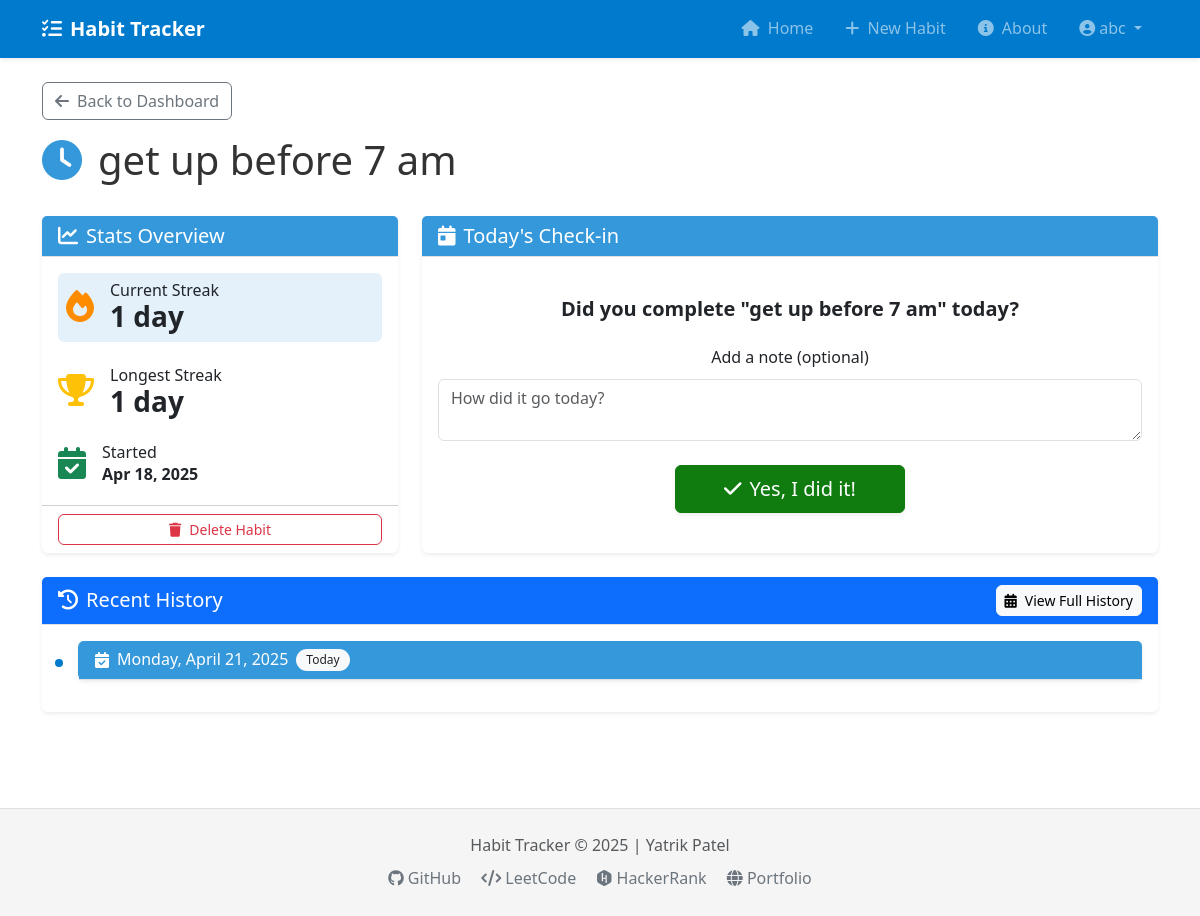
Page /habit/1 (signed in) on the earlier database version.
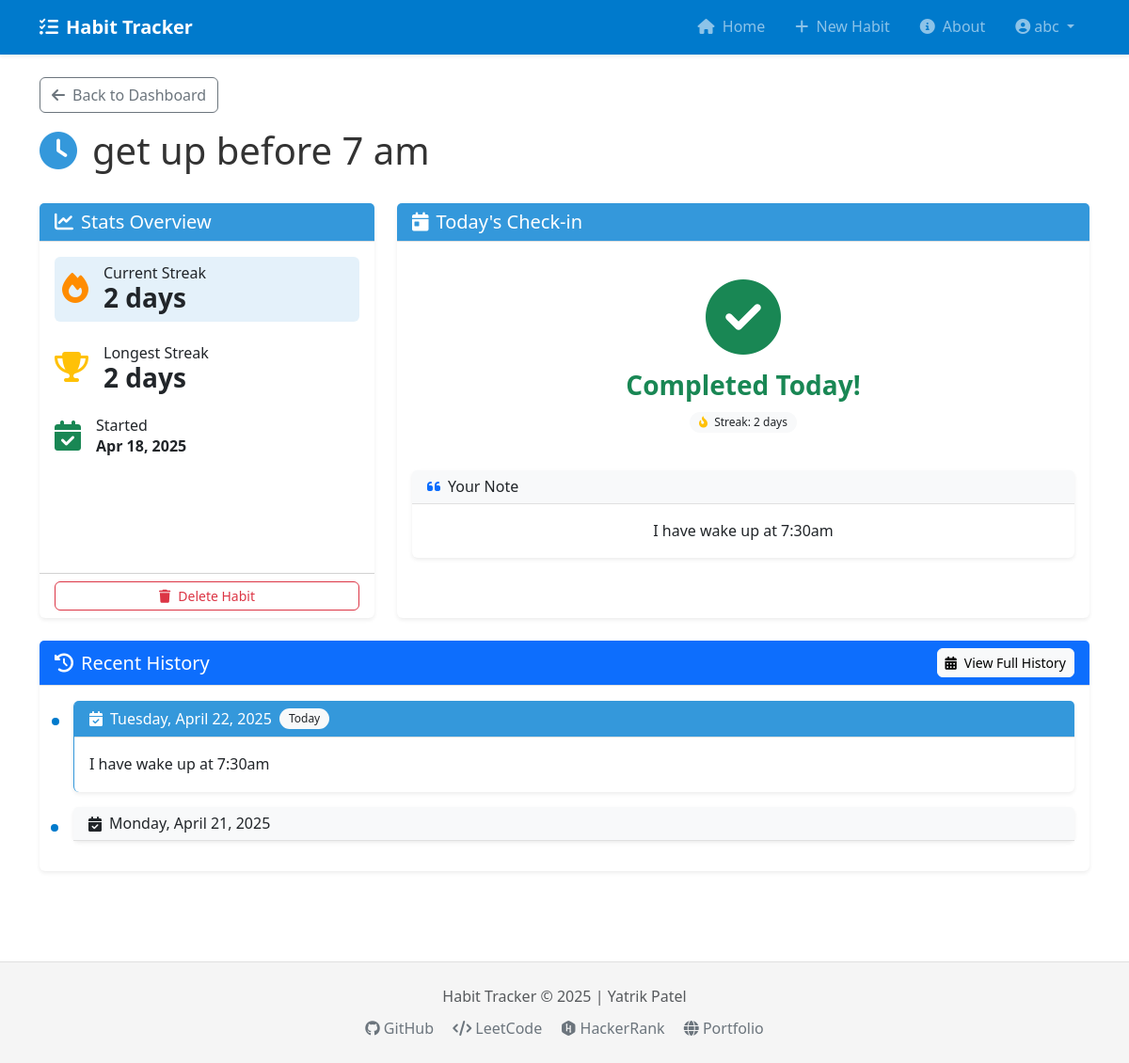
Same page on the later database version.
### models.py (models this page shows, shortened)
class User(db.Model, UserMixin):
    __tablename__ = 'users'
    id = db.Column(db.Integer, primary_key=True)
    username = db.Column(db.String(64), unique=True, nullable=False)
    email = db.Column(db.String(120), unique=True, nullable=False)
    password_hash = db.Column(db.String(128))
    created_at = db.Column(db.DateTime, default=datetime.utcnow)
    habits = db.relationship('Habit', backref='user', lazy=True, cascade="all, delete-orphan")

class Habit(db.Model):
    __tablename__ = 'habits'
    id = db.Column(db.Integer, primary_key=True)
    name = db.Column(db.String(100), nullable=False)
    created_at = db.Column(db.DateTime, default=datetime.utcnow)
    color = db.Column(db.String(7), default="#3498db")  # Hex color code
    icon = db.Column(db.String(50), nullable=True)
    current_streak = db.Column(db.Integer, default=0)
    longest_streak = db.Column(db.Integer, default=0)
    user_id = db.Column(db.Integer, db.ForeignKey('users.id'), nullable=False)
    logs = db.relationship('HabitLog', backref='habit', lazy=True, cascade="all, delete-orphan")

class HabitLog(db.Model):
    __tablename__ = 'habit_logs'
    id = db.Column(db.Integer, primary_key=True)
    habit_id = db.Column(db.Integer, db.ForeignKey('habits.id'), nullable=False)
    date = db.Column(db.Date, default=date.today)
    note = db.Column(db.Text, nullable=True)

### routes/habit_routes.py (the view)
@habit_bp.route('/<int:id>', methods=['GET'])
@login_required
def habit_detail(id):
    habit = Habit.query.get_or_404(id)
    if habit.user_id != current_user.id:
        abort(403)
    today = date.today()
    today_log = HabitLog.query.filter_by(
        habit_id=habit.id,
        date=today
    ).first()
    recent_logs = HabitLog.query.filter_by(
        habit_id=habit.id
    ).order_by(desc(HabitLog.date)).limit(10).all()
    return render_template(
        'habit_detail.html',
        habit=habit,
        today_log=today_log,
        recent_logs=recent_logs
    )

### app.py (called while the page is built)
def create_app(config_class=Config):
    app = Flask(__name__)
    app.config.from_object(config_class)
    db.init_app(app)
    login_manager = LoginManager()
    login_manager.login_view = 'auth.login'
    login_manager.login_message_category = 'info'
    login_manager.login_message = 'Please log in to access this page.'
    login_manager.init_app(app)
    @login_manager.user_loader
    def load_user(user_id):
        return User.query.get(int(user_id))
    register_routes(app)
    with app.app_context():
        db.create_all()
    return app

### templates/habit_detail.html (shortened to what this page needs)
{% extends "base.html" %}
{% block content %}
<div class="row mb-4">
    <div class="col">
        <a href="{{ url_for('main.home') }}" class="btn btn-outline-secondary mb-3">
            <i class="fas fa-arrow-left me-2"></i>Back to Dashboard
        </a>
        <h1 class="d-flex align-items-center">
            {% if habit.icon %}
                <i class="fas fa-{{ habit.icon }} habit-icon me-3"></i>
            {% endif %}
            {{ habit.name }}
        </h1>
    </div>
</div>
<div class="row">
    <div class="col-md-4 mb-4">
        <div class="card shadow-sm h-100 border-0">
            <div class="card-header habit-header">
                <h5 class="mb-0 d-flex align-items-center">
                    <i class="fas fa-chart-line me-2"></i>
                    Stats Overview
                </h5>
            </div>
            <div class="card-body">
                <div class="d-flex align-items-center mb-4 p-2 rounded habit-bg-light">
                    <div class="me-3">
                        <i class="fas fa-fire fa-2x streak-fire"></i>
                    </div>
                    <div>
                        <h6 class="mb-0">Current Streak</h6>
                        <h3 class="mb-0 fw-bold" id="current-streak">{{ habit.current_streak }} day{% if habit.current_streak != 1 %}s{% endif %}</h3>
                    </div>
                </div>
                <div class="d-flex align-items-center mb-4">
                    <div class="me-3">
                        <i class="fas fa-trophy fa-2x text-warning"></i>
                    </div>
                    <div>
                        <h6 class="mb-0">Longest Streak</h6>
                        <h3 class="mb-0 fw-bold" id="longest-streak">{{ habit.longest_streak }} day{% if habit.longest_streak != 1 %}s{% endif %}</h3>
                    </div>
                </div>
                <div class="d-flex align-items-center">
                    <div class="me-3">
                        <i class="fas fa-calendar-check fa-2x text-success"></i>
                    </div>
                    <div>
                        <h6 class="mb-0">Started</h6>
                        <p class="mb-0 fw-bold">{{ habit.created_at.strftime('%b %d, %Y') }}</p>
                    </div>
                </div>
            </div>
            <div class="card-footer bg-transparent">
                <form method="POST" action="{{ url_for('habit.delete_habit', id=habit.id) }}"
                      onsubmit="return confirm('Are you sure you want to delete this habit? All logs will be lost.');">
                    <button type="submit" class="btn btn-outline-danger btn-sm w-100">
                        <i class="fas fa-trash me-2"></i>Delete Habit
                    </button>
                </form>
            </div>
        </div>
    </div>
    <div class="col-md-8 mb-4">
        <div class="card shadow-sm border-0">
            <div class="card-header habit-header">
                <h5 class="mb-0 d-flex align-items-center">
                    <i class="fas fa-calendar-day me-2"></i>
                    Today's Check-in
                </h5>
            </div>
            <div class="card-body">
                {% if not today_log %}
                    <div class="text-center py-4">
                        <h5 class="mb-4 fw-bold">Did you complete "{{ habit.name }}" today?</h5>
                        <form id="check-in-form" method="POST" action="{{ url_for('habit.log_habit', id=habit.id) }}">
                            <div class="mb-4">
                                <label for="note" class="form-label">Add a note (optional)</label>
                                <textarea class="form-control" id="note" name="note" rows="2" placeholder="How did it go today?"></textarea>
                            </div>
                            <button type="submit" class="btn btn-success btn-lg px-5 shadow-sm">
                                <i class="fas fa-check me-2"></i>Yes, I did it!
                            </button>
                        </form>
                    </div>
                {% else %}
                    <div class="text-center py-4">
                        <div class="mb-4">
                            <i class="fas fa-check-circle text-success fa-5x pulse-animation"></i>
                            <h3 class="mt-3 text-success fw-bold">Completed Today!</h3>
                            <div class="badge bg-light text-dark mb-3">
                                <i class="fas fa-fire-alt text-warning me-1"></i>
                                Streak: {{ habit.current_streak }} day{% if habit.current_streak != 1 %}s{% endif %}
                            </div>
                        </div>
                        <div class="mb-4">
                            {% if today_log.note %}
                                <div class="card border-0 shadow-sm">
                                    <div class="card-header bg-light">
                                        <h6 class="mb-0 d-flex align-items-center">
                                            <i class="fas fa-quote-left me-2 text-primary"></i>
                                            Your Note
                                        </h6>
                                    </div>
                                    <div class="card-body">
                                        <p class="mb-0">{{ today_log.note }}</p>
                                    </div>
                                </div>
                            {% endif %}
                        </div>
                    </div>
                {% endif %}
            </div>
        </div>
    </div>
</div>
<div class="card shadow-sm mb-4 border-0">
    <div class="card-header bg-primary text-white">
        <div class="d-flex justify-content-between align-items-center">
            <h5 class="mb-0 d-flex align-items-center">
                <i class="fas fa-history me-2"></i>
                Recent History
            </h5>
            <a href="{{ url_for('habit.habit_history', id=habit.id) }}" class="btn btn-sm btn-light">
                <i class="fas fa-calendar-alt me-2"></i>View Full History
            </a>
        </div>
    </div>
    <div class="card-body">
        {% if recent_logs %}
            <div class="timeline">
                {% for log in recent_logs %}
                    <div class="card mb-3 border-0 shadow-sm {% if loop.first %}habit-border border-start{% endif %}">
                        <div class="card-header {% if loop.first %}habit-header{% else %}bg-light{% endif %}">
                            <h6 class="mb-0 d-flex align-items-center">
                                <i class="fas fa-calendar-check me-2"></i>
                                {{ log.date.strftime('%A, %B %d, %Y') }}
                                {% if loop.first %}
                                    <span class="badge bg-light text-dark ms-2">Today</span>
                                {% endif %}
                            </h6>
                        </div>
                        {% if log.note %}
                            <div class="card-body">
                                <p class="mb-0">{{ log.note }}</p>
                            </div>
                        {% endif %}
                    </div>
                {% endfor %}
            </div>
        {% else %}
            <div class="text-center py-4">
                <i class="fas fa-calendar-times fa-4x text-muted mb-3 opacity-50"></i>
                <h5 class="fw-bold">No check-ins yet</h5>
                <p class="text-muted">Start your streak today!</p>
            </div>
        {% endif %}
    </div>
</div>
{% endblock %}

### templates/base.html (shortened to what this page needs)
<!DOCTYPE html>
<html lang="en">
<head>
    <link href="https://cdn.jsdelivr.net/npm/bootstrap@5.3.0-alpha1/dist/css/bootstrap.min.css" rel="stylesheet">
    <link rel="stylesheet" href="https://cdnjs.cloudflare.com/ajax/libs/font-awesome/6.3.0/css/all.min.css">
    <link rel="stylesheet" href="{{ url_for('static', filename='css/main.css') }}">
</head>
<body>
    <nav class="navbar navbar-expand-lg navbar-dark bg-primary shadow-sm">
        <div class="container">
            <a class="navbar-brand fw-bold d-flex align-items-center" href="{{ url_for('main.home') }}">
                <i class="fas fa-tasks me-2"></i>
                Habit Tracker
            </a>
            <div class="collapse navbar-collapse" id="navbarNav">
                <ul class="navbar-nav ms-auto">
                    {% if current_user.is_authenticated %}
                        <li class="nav-item">
                            <a class="nav-link rounded px-3" href="{{ url_for('main.home') }}">
                                <i class="fas fa-home me-1"></i> Home
                            </a>
                        </li>
                        <li class="nav-item">
                            <a class="nav-link rounded px-3" href="{{ url_for('habit.new_habit') }}">
                                <i class="fas fa-plus me-1"></i> New Habit
                            </a>
                        </li>
                        <li class="nav-item">
                            <a class="nav-link rounded px-3" href="{{ url_for('main.about') }}">
                                <i class="fas fa-info-circle me-1"></i> About
                            </a>
                        </li>
                        <li class="nav-item dropdown">
                            <a class="nav-link dropdown-toggle rounded px-3" href="#" id="navbarDropdown" role="button"
                               data-bs-toggle="dropdown" aria-expanded="false">
                                <i class="fas fa-user-circle me-1"></i>{{ current_user.username }}
                            </a>
                        </li>
                    {% endif %}
                </ul>
            </div>
        </div>
    </nav>
    <div class="container py-4">
        {% block content %}{% endblock %}
    </div>
    <footer class="py-4 mt-5">
        <div class="container text-center text-muted">
            <p class="mb-2">Habit Tracker &copy; <span id="current-year"></span> | Yatrik Patel</p>
            <div class="social-links">
                <a href="https://github.com/Yatrik1107" target="_blank" class="text-decoration-none mx-2 text-secondary">
                    <i class="fab fa-github"></i> GitHub
                </a>
                <a href="https://leetcode.com/u/YatrikPatel1107/" target="_blank" class="text-decoration-none mx-2 text-secondary">
                    <i class="fas fa-code"></i> LeetCode
                </a>
                <a href="https://www.hackerrank.com/profile/yatrikbilodariya" target="_blank" class="text-decoration-none mx-2 text-secondary">
                    <i class="fab fa-hackerrank"></i> HackerRank
                </a>
                <a href="https://yatrik1107.github.io/portfolio-website/" target="_blank" class="text-decoration-none mx-2 text-secondary">
                    <i class="fas fa-globe"></i> Portfolio
                </a>
            </div>
        </div>
    </footer>
</body>
</html>

### static/css/main.css (style rules this page uses)
:root { --color-bg: #ffffff; --color-bg-secondary: #f5f5f5; --color-sidebar: #f3f3f3; --color-primary: #007acc; --color-primary-hover: #005999; --color-text: #333333; --color-text-secondary: #6c757d; --color-border: #e0e0e0; --color-danger: #e51400; --color-success: #107c10; --color-warning: #ff8c00; --color-info: #007acc; --shadow-sm: 0 2px 6px rgba(0, 0, 0, 0.08); --shadow-md: 0 5px 15px rgba(0, 0, 0, 0.1); --border-radius: 6px; --transition-speed: 0.2s; }
body { background-color: var(--color-bg); color: var(--color-text); font-family: 'Segoe UI', system-ui, -apple-system, sans-serif; line-height: 1.6; }
.card { border: 1px solid var(--color-border); border-radius: var(--border-radius); box-shadow: var(--shadow-sm); transition: box-shadow var(--transition-speed), transform var(--transition-speed); }
.card-header { border-bottom: 1px solid var(--color-border); }
.streak-fire { color: var(--color-warning); }
.fa-check-circle { color: var(--color-success); }
.btn { border-radius: var(--border-radius); font-weight: 500; transition: all var(--transition-speed); }
.habit-icon { color: inherit; }
.habit-header { background-color: var(--color-primary); color: white; }
.timeline .card { position: relative; margin-left: 20px; }
.timeline .card:before { content: ''; position: absolute; width: 14px; height: 14px; left: -27px; top: 15px; border-radius: 50%; background: var(--color-primary); border: 3px solid var(--color-bg); }
.timeline .card:after { content: ''; position: absolute; width: 2px; height: 100%; left: -21px; top: 15px; background: var(--color-border); z-index: -1; }
.timeline .card:last-child:after { height: 15px; }
.navbar-dark.bg-primary { background-color: var(--color-primary) !important; }
footer { background-color: var(--color-bg-secondary); border-top: 1px solid var(--color-border); }
.badge { font-weight: 500; border-radius: 12px; padding: 5px 10px; }

Differences in the rows shown:
changed Habit "get up before 7 am": current_streak "1" → "2"; longest_streak "1" → "2"; current_streak (not shown) → "2"; name "get up before 7 am" → (not shown)
added HabitLog: note "I have wake up at 7:30am", date "Tuesday, April 22, 2025", shows "Today"
shown differently, row unchanged: HabitLog "Monday, April 21, 2025": no longer shows "Today"
Other differences:
text no longer shown: "Did you complete \" \" today? Add a note (optional) Yes, I did it!"
text now shown: "s s Completed Today! Streak: day s Your Note"
